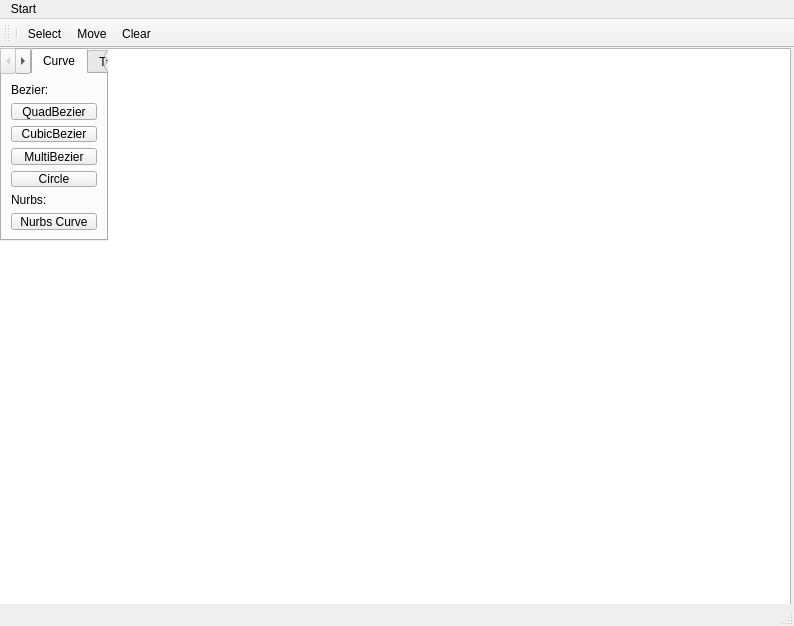
<?xml version="1.0" encoding="UTF-8"?>
<ui version="4.0">
 <class>MainWindow</class>
 <widget class="QMainWindow" name="MainWindow">
  <property name="geometry">
   <rect>
    <x>0</x>
    <y>0</y>
    <width>794</width>
    <height>626</height>
   </rect>
  </property>
  <property name="windowTitle">
   <string>MainWindow</string>
  </property>
  <widget class="QWidget" name="centralwidget">
   <widget class="QTabWidget" name="tabWidget">
    <property name="geometry">
     <rect>
      <x>0</x>
      <y>0</y>
      <width>108</width>
      <height>193</height>
     </rect>
    </property>
    <property name="layoutDirection">
     <enum>Qt::RightToLeft</enum>
    </property>
    <property name="currentIndex">
     <number>1</number>
    </property>
    <widget class="QWidget" name="tab">
     <attribute name="title">
      <string>Tab 1</string>
     </attribute>
    </widget>
    <widget class="QWidget" name="curve_tab">
     <attribute name="title">
      <string>Curve</string>
     </attribute>
     <layout class="QVBoxLayout" name="verticalLayout">
      <item>
       <widget class="QLabel" name="label">
        <property name="text">
         <string>Bezier:</string>
        </property>
       </widget>
      </item>
      <item>
       <widget class="QPushButton" name="push_button_bezier_quad">
        <property name="text">
         <string>QuadBezier</string>
        </property>
       </widget>
      </item>
      <item>
       <widget class="QPushButton" name="push_button_bezier_cubic">
        <property name="text">
         <string>CubicBezier</string>
        </property>
       </widget>
      </item>
      <item>
       <widget class="QPushButton" name="push_button_bezier_multi">
        <property name="text">
         <string>MultiBezier</string>
        </property>
       </widget>
      </item>
      <item>
       <widget class="QPushButton" name="pushButton_2">
        <property name="text">
         <string>Circle</string>
        </property>
       </widget>
      </item>
      <item>
       <widget class="QLabel" name="label_2">
        <property name="text">
         <string>Nurbs:</string>
        </property>
       </widget>
      </item>
      <item>
       <widget class="QPushButton" name="pushButton_3">
        <property name="text">
         <string>Nurbs Curve</string>
        </property>
       </widget>
      </item>
     </layout>
    </widget>
   </widget>
   <widget class="QGraphicsView" name="graphicsView">
    <property name="enabled">
     <bool>true</bool>
    </property>
    <property name="geometry">
     <rect>
      <x>-10</x>
      <y>0</y>
      <width>801</width>
      <height>571</height>
     </rect>
    </property>
    <property name="sizePolicy">
     <sizepolicy hsizetype="Expanding" vsizetype="Expanding">
      <horstretch>0</horstretch>
      <verstretch>0</verstretch>
     </sizepolicy>
    </property>
    <property name="minimumSize">
     <size>
      <width>801</width>
      <height>0</height>
     </size>
    </property>
    <property name="mouseTracking">
     <bool>true</bool>
    </property>
    <property name="autoFillBackground">
     <bool>true</bool>
    </property>
   </widget>
   <zorder>graphicsView</zorder>
   <zorder>tabWidget</zorder>
  </widget>
  <widget class="QMenuBar" name="menubar">
   <property name="geometry">
    <rect>
     <x>0</x>
     <y>0</y>
     <width>794</width>
     <height>21</height>
    </rect>
   </property>
   <widget class="QMenu" name="menuStart">
    <property name="title">
     <string>Start</string>
    </property>
    <addaction name="actionNew"/>
    <addaction name="actionOpen"/>
    <addaction name="actionSave"/>
    <addaction name="actionQuit"/>
    <addaction name="separator"/>
    <addaction name="separator"/>
   </widget>
   <addaction name="menuStart"/>
  </widget>
  <widget class="QStatusBar" name="statusbar"/>
  <widget class="QToolBar" name="toolBar">
   <property name="windowTitle">
    <string>toolBar</string>
   </property>
   <attribute name="toolBarArea">
    <enum>TopToolBarArea</enum>
   </attribute>
   <attribute name="toolBarBreak">
    <bool>true</bool>
   </attribute>
   <addaction name="separator"/>
   <addaction name="actionSelect"/>
   <addaction name="actionMove"/>
   <addaction name="actionClear"/>
  </widget>
  <action name="actionNew">
   <property name="text">
    <string>New</string>
   </property>
  </action>
  <action name="actionOpen">
   <property name="text">
    <string>Open</string>
   </property>
  </action>
  <action name="actionSave">
   <property name="text">
    <string>Save</string>
   </property>
  </action>
  <action name="actionQuit">
   <property name="text">
    <string>Quit</string>
   </property>
  </action>
  <action name="actionClear">
   <property name="text">
    <string>Clear</string>
   </property>
   <property name="toolTip">
    <string>Clear the palatte</string>
   </property>
  </action>
  <action name="actionSelect">
   <property name="text">
    <string>Select</string>
   </property>
   <property name="toolTip">
    <string>Select an item</string>
   </property>
  </action>
  <action name="actionMove">
   <property name="text">
    <string>Move</string>
   </property>
   <property name="toolTip">
    <string>Move an item</string>
   </property>
  </action>
 </widget>
 <resources/>
 <connections/>
</ui>
